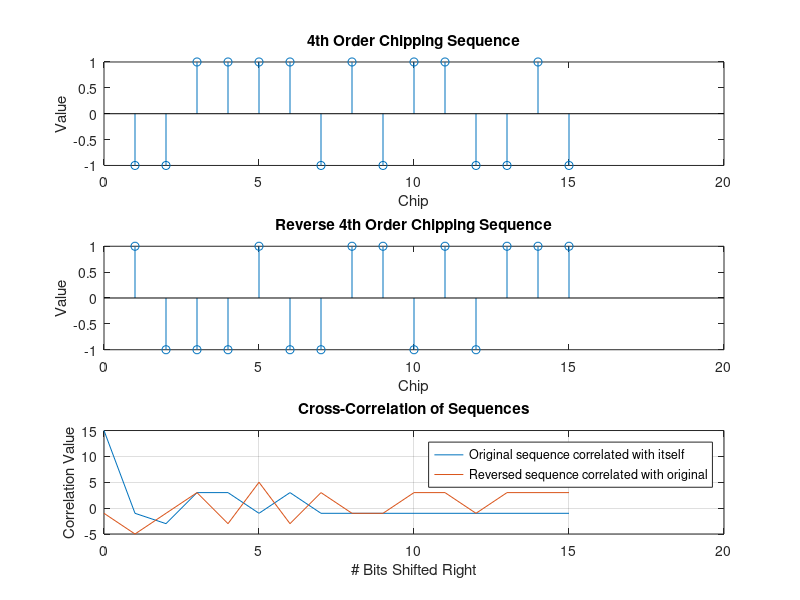

Write the MATLAB code that produced this figure.
%% EN525.783 Module 4-2
%  Author: Tim Cardenuto
clf
clear

L = 4;          % # of bits, or shift registers
N = 2^L - 1;    % # of codes, also sequence repeat length in bits

% initial register values (the 'seed')
B = [1 1 0 0];

% loop (aka clock) for one sequence length
for i=1:N-1       
    % 1 + x + x4
    B = [B; xor(B(i,4),B(i,1)) B(i,1) B(i,2) B(i,3)];
end

% chipping sequences are actually last column of each LFSR map
chipB = B(:,4)';

% map unipolar to bipolar (0 => -1)
for i=1:length(chipB)
    if (chipB(i) == 0)
        chipB(i) = -1;
    end
end

% shift and correlate
corr_mul = chipB .* chipB;
corr_sum = sum(corr_mul);
for i=1:length(chipB)

    % shift right
    temp = zeros(1,length(chipB));
    temp = chipB(length(chipB));
    for j=2:length(chipB)
        temp(j) = chipB(j-1);
    end
    chipB = [chipB; temp];    
    
    % correlate
    corr_mul = [corr_mul; (chipB(1,:) .* temp)];
    corr_sum = [corr_sum; sum(corr_mul((i+1),:))];
end


%% Reversed taps
% original taps were x^4 + x^1 + x^0
% m = number of LFSR stages = 4, to reverse taps, take m - tap #
% reverse taps are x^(4-4) + x^(4-1) + x^(4-0) = 1 + x3 + x4

% initial register values (the 'seed')
B_reverse = [0 0 0 1];

% loop (aka clock) for one sequence length
for i=1:N-1       
    % 1 + x3 + x4
    B_reverse = [B_reverse; xor(B_reverse(i,4),B_reverse(i,3)) B_reverse(i,1) B_reverse(i,2) B_reverse(i,3)];
end

% chipping sequences are actually last column of each LFSR map
chipB_reverse = B_reverse(:,4)';

% map unipolar to bipolar (0 => -1)
for i=1:length(chipB_reverse)
    if (chipB_reverse(i) == 0)
        chipB_reverse(i) = -1;
    end
end

% shift and correlate
corr_mul_rev = chipB(1,:) .* chipB_reverse;      % 1st correlation
corr_sum_rev = sum(corr_mul_rev);

% not sure I need to do this? correlate all new sequence shifts against original chipB from part 1?
for i=1:length(chipB_reverse)

    % shift right
    temp = zeros(1,length(chipB_reverse));
    temp = chipB_reverse(length(chipB_reverse));
    for j=2:length(chipB_reverse)
        temp(j) = chipB_reverse(j-1);
    end
    chipB_reverse = [chipB_reverse; temp];    
    
    % correlate
    corr_mul_rev = [corr_mul_rev; (chipB(1,:) .* temp)];
    corr_sum_rev = [corr_sum_rev; sum(corr_mul_rev((i+1),:))];
end

subplot(3,1,1)
stem(chipB(1,:))
title ('4th Order Chipping Sequence');
xlabel ('Chip');
ylabel ('Value');

subplot(3,1,2)
stem(chipB_reverse(1,:))
title ('Reverse 4th Order Chipping Sequence');
xlabel ('Chip');
ylabel ('Value');

n = 0:N;
subplot(3,1,3)
plot(n,corr_sum)
grid on
hold on
plot(n,corr_sum_rev)
title ('Cross-Correlation of Sequences');
xlabel ('# Bits Shifted Right');
ylabel ('Correlation Value');
legend('Original sequence correlated with itself','Reversed sequence correlated with original');
